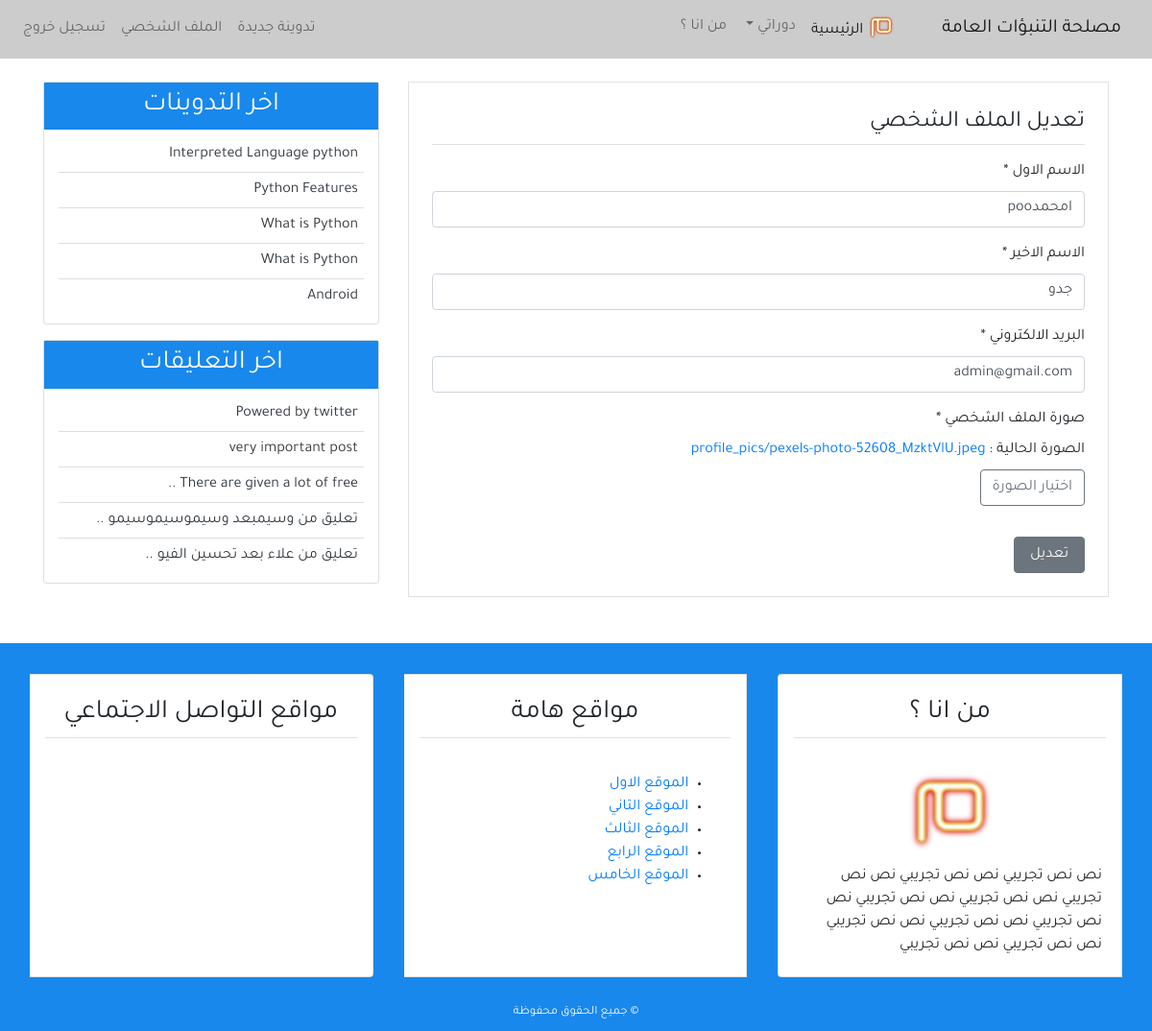
Page /profile_update/ (signed in) on the earlier database version.
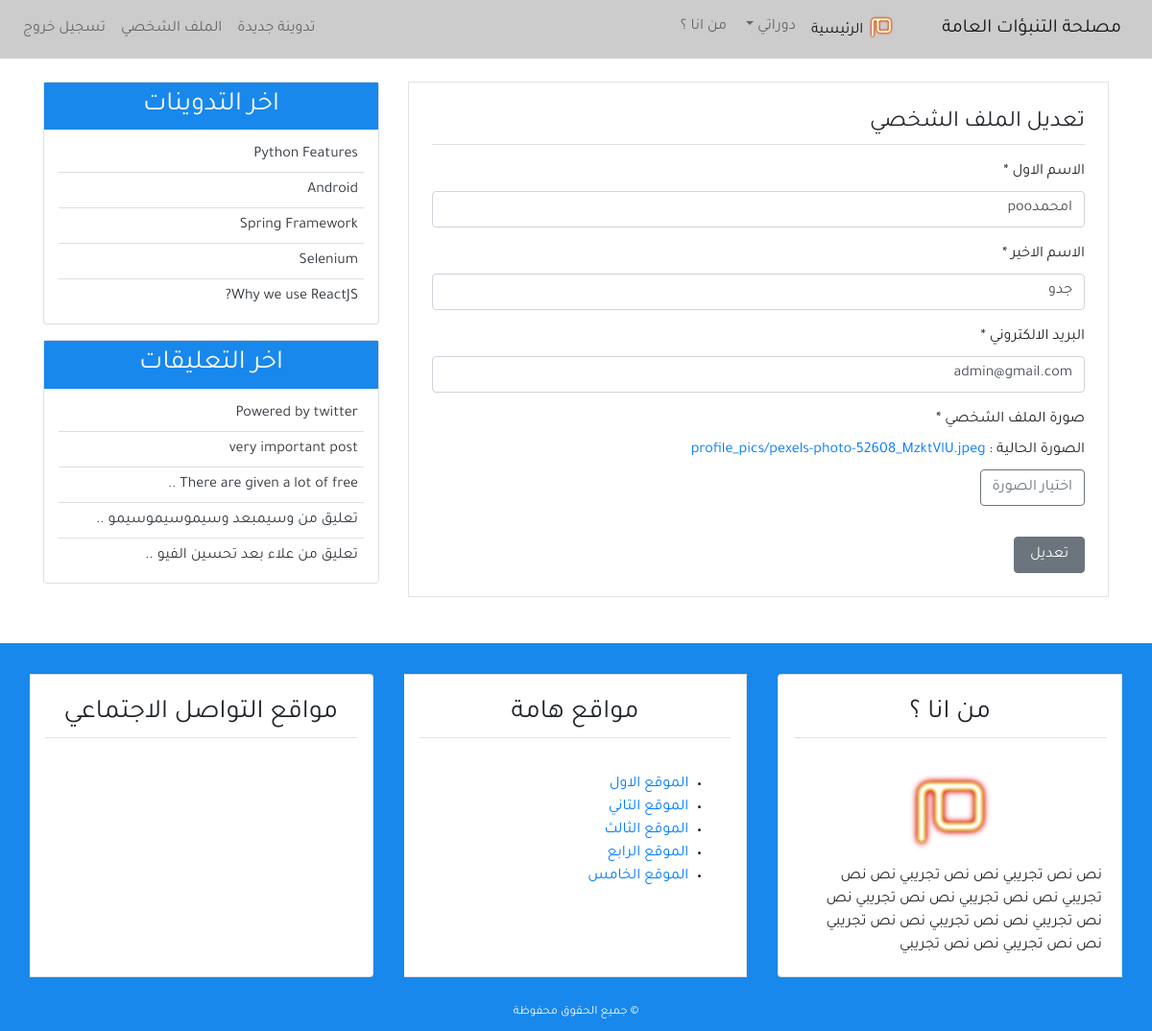
Same page on the later database version.
### blog/models.py (models this page shows, shortened)
class Post(models.Model):
    title = models.CharField(max_length=100, blank=True, null=True)
    content = models.TextField()
    post_date = models.DateTimeField(default=timezone.now )
    post_update = models.DateTimeField(auto_now = True)
    author = models.ForeignKey(User, on_delete=models.CASCADE)
    class Meta :
        ordering = ('-post_date',)

class Comment(models.Model):
    name = models.CharField(max_length=50, verbose_name ='الاسم ' )
    email = models.EmailField(verbose_name ='البريد الالكتروني')
    body = models.TextField(verbose_name =' التعليق ')
    comment_date = models.DateTimeField(auto_now_add=True)
    active = models.BooleanField(default=True)
    post = models.ForeignKey(Post, related_name='comments', on_delete=models.CASCADE)
    class Meta :
        ordering = ('-comment_date',)

### user/views.py (the view)
# urls.py: path('profile_update/',views.profile_update,name = 'profile_update'),
@login_required(login_url='login')
def profile_update(request):
    if request.method =='POST':
        user_form = UserUpdateForm(request.POST, instance = request.user)
        profile_form = ProfileUpdateForm(request.POST,
        request.FILES,instance = request.user.profile)
        if user_form.is_valid and profile_form.is_valid:
            user_form.save()
            profile_form.save()
            messages.success(request,' تم تحديث الملف الشخصي ')
            return redirect('profile')
    else :
        user_form = UserUpdateForm(instance = request.user)
        profile_form = ProfileUpdateForm(instance = request.user.profile)
    context = {
        'title' :'تعديل الملف الشخصي',
        'user_form':user_form,
        'profile_form':profile_form
    }
    return render(request,'user/profile_update.html',context)

### user/forms.py
class UserUpdateForm(forms.ModelForm):
    first_name = forms.CharField(label = 'الاسم الاول ', max_length=50)
    last_name = forms.CharField(label = 'الاسم الاخير ', max_length=50)
    email = forms.EmailField(label = ' البريد الالكتروني ')
    class Meta:
        model = User
        fields = ('first_name','last_name','email')

class ProfileUpdateForm(forms.ModelForm):
    class Meta:
        model = Profile
        fields = ('image',)

### blog/templatetags/post_tag.py (called while the page is built)
@register.inclusion_tag('blog/latest_posts.html')  #decorator
def latest_posts() : #simple python function
    context ={
        'l_posts' :Post.objects.all()[0:5]
    }
    return context

@register.inclusion_tag('blog/latest_comments.html')  #decorator
def latest_comments() : #simple python function
    context ={
        'l_comments' : Comment.objects.filter(active = True)[:5],
    }
    return context

### user/templates/user/profile_update.html (shortened to what this page needs)
{% extends 'blog/base.html' %}
{% block content %}
{% load crispy_forms_tags %}
            <div class="border p-4 mb-5 ">
                <legend class="border-bottom pb-1 mb-3"> تعديل الملف الشخصي </legend>
            <form method="POST" enctype="multipart/form-data">
              {{user_form | crispy}}
<div>
    <span class="mb-2" style="display: block" >
          صورة الملف الشخصي *
    </span>
    الصورة الحالية : <a href="{{user.profile.image.url}}">{{user.profile.image}}</a>
    <br>
    <label for="image" class="btn btn-outline-secondary mt-2">اختيار الصورة</label>
</div>
              <input class="btn btn-secondary mt-4" type="submit" value=" تعديل ">
            </form>
        </div>
{% endblock content %}

### blog/templates/blog/latest_posts.html
<ul class="list-group-flush latest-post">
    {% for post  in l_posts  %}
      <li class="list-group-item latest-post-item" >
           <a class="text-dark" href="{% url 'detail' post.pk  %}"> {{post.title}} </a>
      </li>
    {% endfor %}
</ul>

### blog/templates/blog/latest_comments.html
<ul class="list-group-flush latest-comment">
    {% for comment  in l_comments  %}
      <li class="list-group-item latest-comment-item" >
           <a class="text-dark" href="{% url 'detail' comment.post.pk  %}">
            {% if comment.body|length > 25 %}
            {{comment.body|slice:'30'}} ..
            {% else %}
            {{comment.body}}
            {% endif %}
          </a>
      </li>
      {% empty %}
      <li class="list-group-item latest-comment-item" >  لا يوجد تعليقات </li>
    {% endfor %}
</ul>

Differences in the rows shown:
removed Post: title "Interpreted Language python"
removed Post: title "What is Python"
removed Post: title "What is Python"
now on this page (row unchanged): Post: title "Spring Framework"
now on this page (row unchanged): Post: title "Selenium"
now on this page (row unchanged): Post: title "Why we use ReactJS?"
